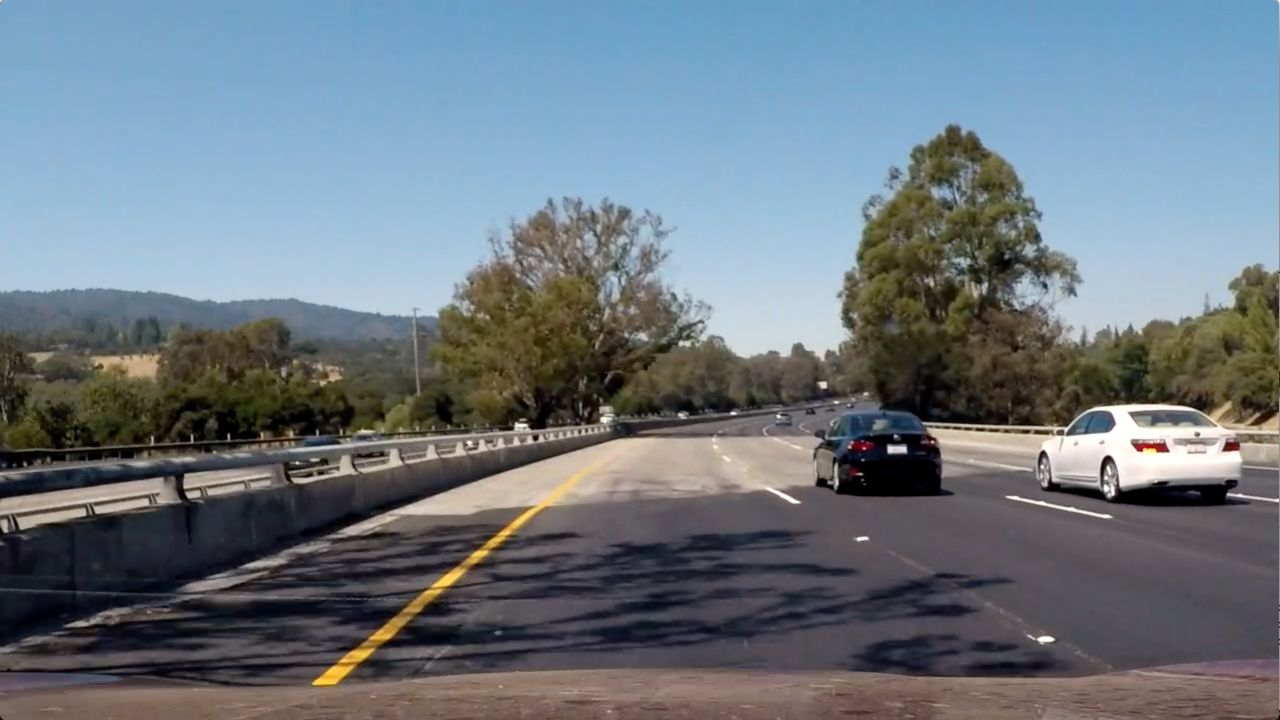
#> input picture more_test_images/cv_test1.jpg, 1280 x 720 px
$ python -i cv_utils.py   (imports and definitions only)   (older library calls are emulated)
#> lines starting #> are read from the running program, lines starting #| are printed output that depends on the picture
import numpy as np
import cv2
# import matplotlib.pyplot as plt
# import matplotlib.image as mpimg
# import pickle


def abs_sobel_thresh(img, orient='x', sobel_kernel=3, thresh=(0,255)):

#> called with orient = 'x', sobel_kernel = 3, thresh = (0, 255)
    gray = cv2.cvtColor(img, cv2.COLOR_RGB2GRAY)
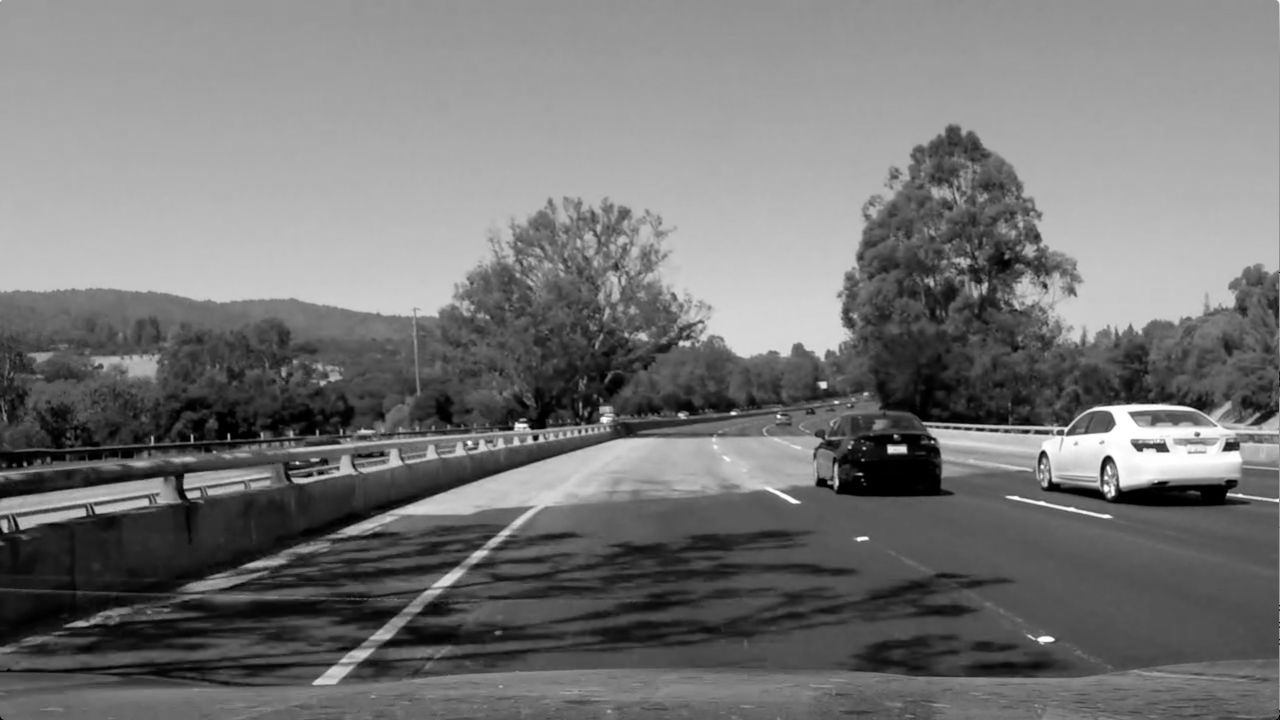
#> gray: shape (720, 1280); min 0, max 255, mean 117.5
    if orient == 'x':
        sobel = cv2.Sobel(gray, cv2.CV_64F, 1, 0, ksize=sobel_kernel)
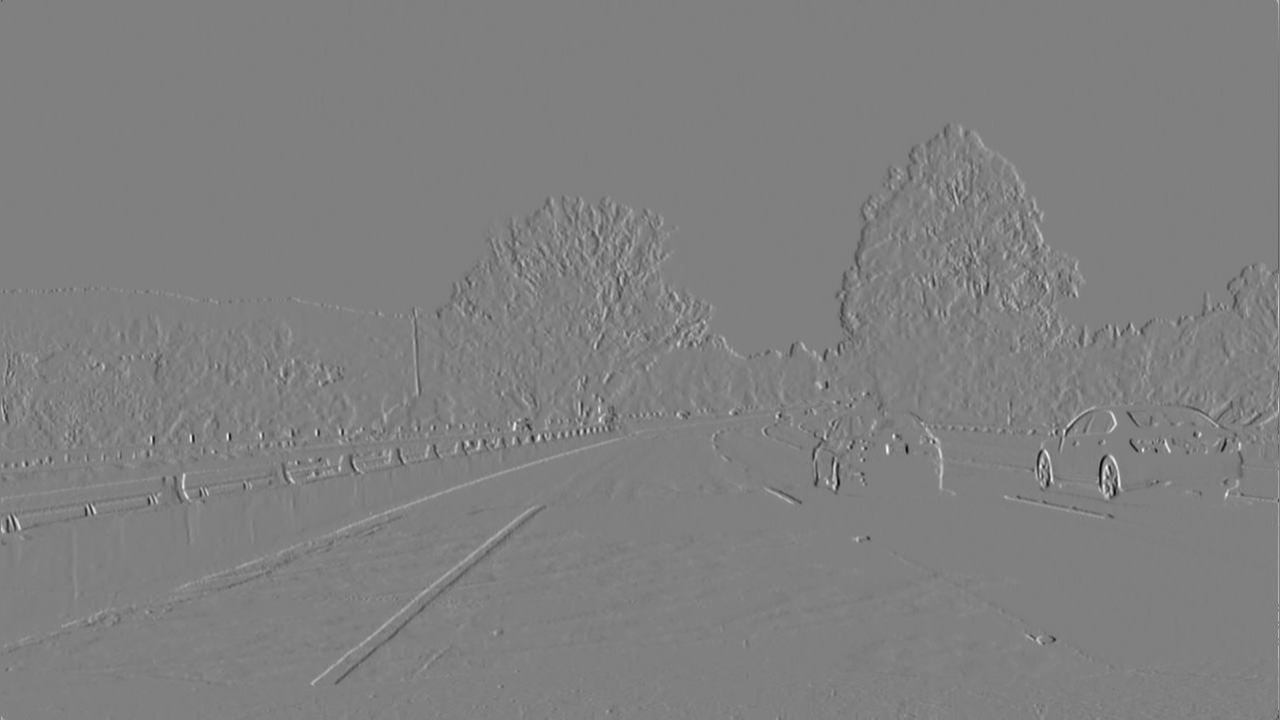
#> sobel: shape (720, 1280) float64; min -698, max 690, mean 0.2; drawn with min black and max white
    elif orient == 'y':
        sobel = cv2.Sobel(gray, cv2.CV_64F, 0, 1, ksize=sobel_kernel)
    else:
    	return None
    abs_sobel = np.absolute(sobel)
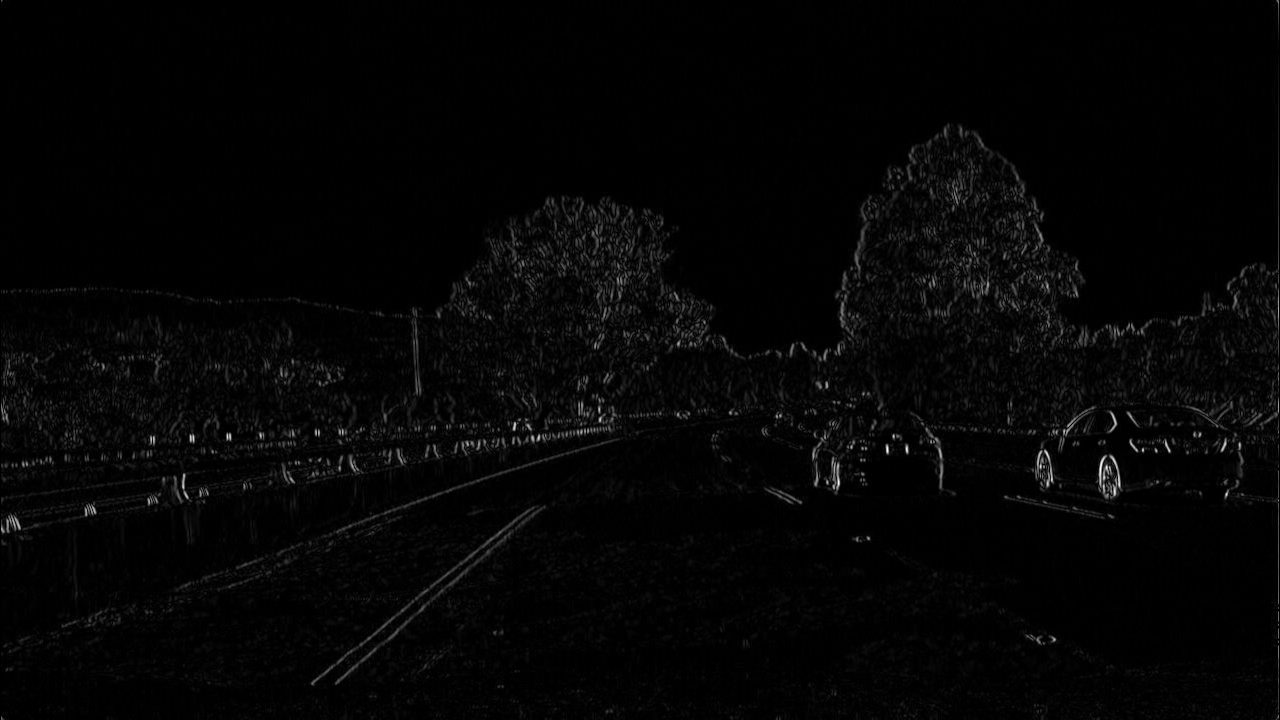
#> abs_sobel: shape (720, 1280) float64; min 0, max 698, mean 14.3; drawn with min black and max white
    scaled = np.uint8(255*abs_sobel/np.max(abs_sobel))
    binary = np.zeros_like(scaled)
    binary[(scaled >= thresh[0]) & (scaled <= thresh[1])] = 1

    return binary


# [113 lines left out: functions mag_sobel_thresh, dir_threshold, hls_select, hsv_select, rgb_select, lab_select and 3 more, not called in this run]

>>> import cv2
>>> picture = cv2.cvtColor(cv2.imread('more_test_images/cv_test1.jpg'), cv2.COLOR_BGR2RGB)
>>> result = abs_sobel_thresh(picture)
#> result: shape (720, 1280); every value is 1

$ run again, on more_test_images/cv_test10.jpg
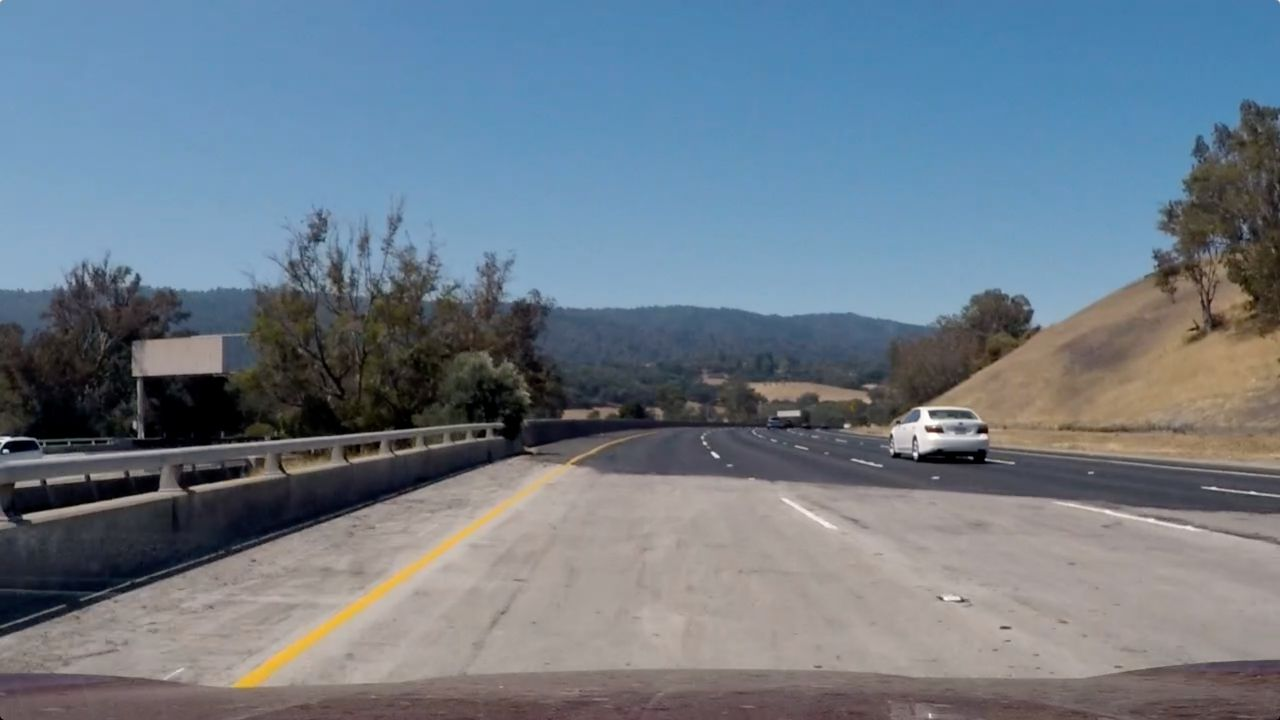
#> input picture more_test_images/cv_test10.jpg, 1280 x 720 px
#> in abs_sobel_thresh, `sobel = cv2.Sobel(gray, cv2.CV_64F, 1, 0, ksize=sobel_kernel)`:
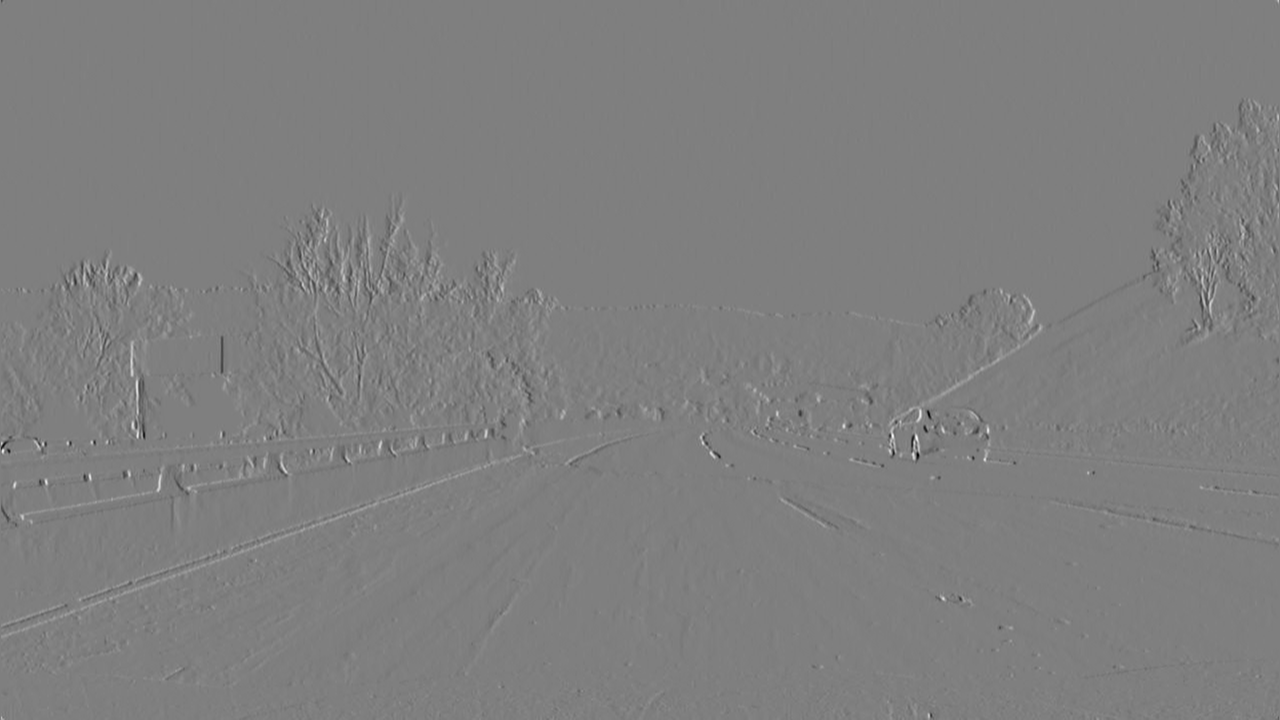
#> sobel: shape (720, 1280) float64; min -594, max 596, mean 0; drawn with min black and max white
#> in abs_sobel_thresh, `abs_sobel = np.absolute(sobel)`:
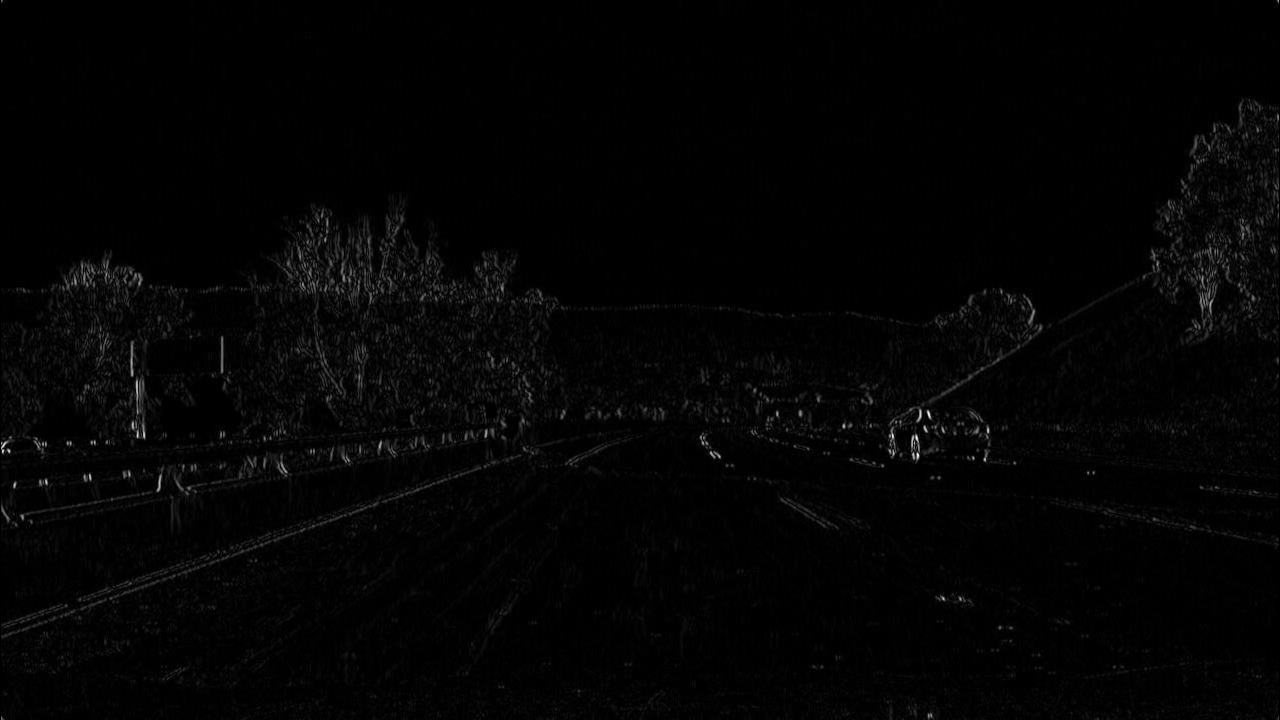
#> abs_sobel: shape (720, 1280) float64; min 0, max 596, mean 9.6; drawn with min black and max white
#> result: shape (720, 1280); every value is 1
